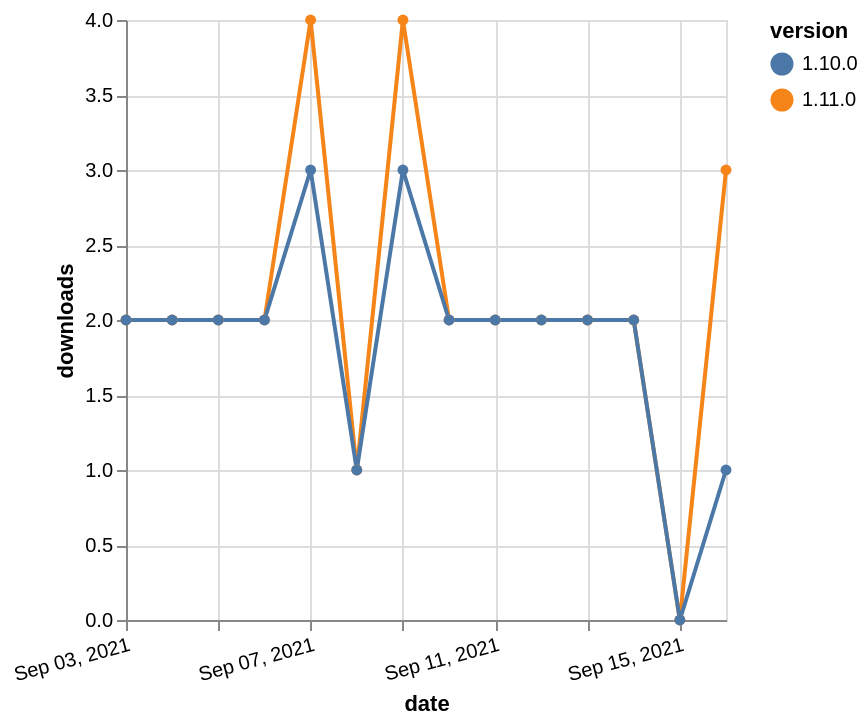

Express this chart as Vega-Lite.
### Vega-Lite specification from a JSON file in a GitHub repository (floating-point values rounded to 4 significant figures)
{"$schema": "https://vega.github.io/schema/vega-lite/v5.json", "description": "A simple bar chart with embedded data.", "data": {"values": [{"date": "2021-09-03", "total": 2516, "delta": 2, "version": "1.11.0"}, {"date": "2021-09-04", "total": 2518, "delta": 2, "version": "1.11.0"}, {"date": "2021-09-05", "total": 2520, "delta": 2, "version": "1.11.0"}, {"date": "2021-09-06", "total": 2522, "delta": 2, "version": "1.11.0"}, {"date": "2021-09-07", "total": 2526, "delta": 4, "version": "1.11.0"}, {"date": "2021-09-08", "total": 2527, "delta": 1, "version": "1.11.0"}, {"date": "2021-09-09", "total": 2531, "delta": 4, "version": "1.11.0"}, {"date": "2021-09-10", "total": 2533, "delta": 2, "version": "1.11.0"}, {"date": "2021-09-11", "total": 2535, "delta": 2, "version": "1.11.0"}, {"date": "2021-09-12", "total": 2537, "delta": 2, "version": "1.11.0"}, {"date": "2021-09-13", "total": 2539, "delta": 2, "version": "1.11.0"}, {"date": "2021-09-14", "total": 2541, "delta": 2, "version": "1.11.0"}, {"date": "2021-09-15", "total": 2541, "delta": 0, "version": "1.11.0"}, {"date": "2021-09-16", "total": 2544, "delta": 3, "version": "1.11.0"}, {"date": "2021-09-03", "total": 2392, "delta": 2, "version": "1.10.0"}, {"date": "2021-09-04", "total": 2394, "delta": 2, "version": "1.10.0"}, {"date": "2021-09-05", "total": 2396, "delta": 2, "version": "1.10.0"}, {"date": "2021-09-06", "total": 2398, "delta": 2, "version": "1.10.0"}, {"date": "2021-09-07", "total": 2401, "delta": 3, "version": "1.10.0"}, {"date": "2021-09-08", "total": 2402, "delta": 1, "version": "1.10.0"}, {"date": "2021-09-09", "total": 2405, "delta": 3, "version": "1.10.0"}, {"date": "2021-09-10", "total": 2407, "delta": 2, "version": "1.10.0"}, {"date": "2021-09-11", "total": 2409, "delta": 2, "version": "1.10.0"}, {"date": "2021-09-12", "total": 2411, "delta": 2, "version": "1.10.0"}, {"date": "2021-09-13", "total": 2413, "delta": 2, "version": "1.10.0"}, {"date": "2021-09-14", "total": 2415, "delta": 2, "version": "1.10.0"}, {"date": "2021-09-15", "total": 2415, "delta": 0, "version": "1.10.0"}, {"date": "2021-09-16", "total": 2416, "delta": 1, "version": "1.10.0"}]}, "width": "container", "mark": {"type": "line", "point": {"filled": true}}, "encoding": {"x": {"field": "date", "type": "temporal", "timeUnit": "yearmonthdate", "title": "date", "axis": {"labelAngle": -15}}, "y": {"field": "delta", "type": "quantitative", "title": "downloads"}, "color": {"field": "version", "type": "nominal"}, "tooltip": {"field": "delta"}}}
